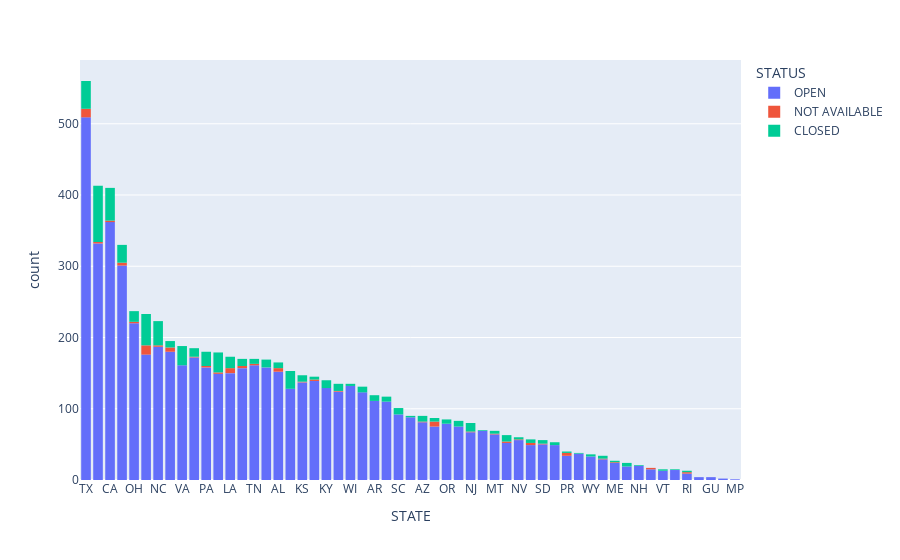

Notebook cell for this chart:
### Code cell
# Plotly method # This is the graph that shows the number of jails in that state
px.histogram(data_import, x="STATE", color="STATUS").update_xaxes(categoryorder="total descending")

### Figure 1 — Plotly figure (JSON) as saved in the notebook; plotly's stock layout.template omitted (floating-point values rounded to 4 significant figures; data arrays with more than 128 entries replaced by an {"elided": "..."} marker saying what was removed)
{"data": [{"alignmentgroup": "True", "bingroup": "x", "hovertemplate": "STATUS=OPEN<br>STATE=%{x}<br>count=%{y}<extra></extra>", "legendgroup": "OPEN", "marker": {"color": "#636efa", "pattern": {"shape": ""}}, "name": "OPEN", "offsetgroup": "OPEN", "orientation": "v", "showlegend": true, "type": "histogram", "x": {"elided": "6022 str values"}, "xaxis": "x", "yaxis": "y"}, {"alignmentgroup": "True", "bingroup": "x", "hovertemplate": "STATUS=NOT AVAILABLE<br>STATE=%{x}<br>count=%{y}<extra></extra>", "legendgroup": "NOT AVAILABLE", "marker": {"color": "#EF553B", "pattern": {"shape": ""}}, "name": "NOT AVAILABLE", "offsetgroup": "NOT AVAILABLE", "orientation": "v", "showlegend": true, "type": "histogram", "x": ["MI", "PA", "RI", "RI", "PR", "HI", "TX", "AL", "NY", "NY", "TX", "AL", "NY", "IN", "NY", "MA", "FL", "GA", "SD", "MI", "AL", "TN", "PA", "IA", "IA", "NC", "NV", "LA", "NC", "NY", "TN", "NY", "LA", "NJ", "TX", "AL", "NY", "NY", "NY", "NY", "NY", "NY", "PR", "TX", "NY", "IL", "MA", "MA", "MO", "MO", "MO", "LA", "TX", "NM", "LA", "LA", "IN", "IN", "TX", "FL", "AK", "WV", "TX", "AZ", "TX", "PR", "NM", "HI", "WV", "WV", "WV", "OH", "TX", "OH", "LA", "LA", "GA", "GA", "TX", "ME", "CA", "GA", "MT", "KS", "CA", "PR", "WV", "WV", "WV", "AL", "MO", "MO", "MO", "MS", "TX", "TX"], "xaxis": "x", "yaxis": "y"}, {"alignmentgroup": "True", "bingroup": "x", "hovertemplate": "STATUS=CLOSED<br>STATE=%{x}<br>count=%{y}<extra></extra>", "legendgroup": "CLOSED", "marker": {"color": "#00cc96", "pattern": {"shape": ""}}, "name": "CLOSED", "offsetgroup": "CLOSED", "orientation": "v", "showlegend": true, "type": "histogram", "x": {"elided": "619 str values"}, "xaxis": "x", "yaxis": "y"}], "layout": {"barmode": "relative", "legend": {"title": {"text": "STATUS"}, "tracegroupgap": 0}, "margin": {"t": 60}, "xaxis": {"anchor": "y", "categoryorder": "total descending", "domain": [0, 1], "title": {"text": "STATE"}}, "yaxis": {"anchor": "x", "domain": [0, 1], "title": {"text": "count"}}}}
